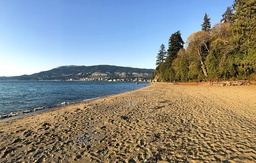
#> input picture Week_3/Day_4/pic.jpg, 256 x 163 px, shrunk from 730 x 466 before the run
$ jupyter execute 'W3D4 - Activity 1 Notebook.ipynb'   (shell and % lines are left out)
#> lines starting #> are read from the running program, lines starting #| are printed output that depends on the picture
## !pip install opencv-python

[cell 1]
import cv2
image = cv2.imread("pic.jpg")
#> image is the input picture: shape (163, 256, 3); mean B, G, R 133.8, 139, 137.1

[cell 2]
# convert to RGB
image = cv2.cvtColor(image, cv2.COLOR_BGR2RGB)

[cell 3]
import numpy as np
from matplotlib import pyplot as plt

[cell 4]
# reshape the image to a 2D array of pixels and 3 color values (RGB)
pixel_values = image.reshape((-1, 3))
# convert to float
pixel_values = np.float32(pixel_values)

[cell 5]
pixel_values.shape
#> Out = (41728, 3)

Type of termination criteria. It has 3 flags as below:
* #### cv.TERM_CRITERIA_EPS — stop the algorithm iteration if specified accuracy, epsilon, is reached.
* #### cv.TERM_CRITERIA_MAX_ITER — stop the algorithm after the specified number of iterations, max_iter.
* #### cv.TERM_CRITERIA_EPS + cv.TERM_CRITERIA_MAX_ITER — stop the iteration when any of the above condition is met.

#### Play around with different criteria to check if results change

[cell 6]
# define stopping criteria
criteria = (cv2.TERM_CRITERIA_MAX_ITER , 150, 0.5)
#criteria = (cv2.TERM_CRITERIA_EPS,50,0.5)

### Choose number of clusters for your image. Play around with this number to see what results you get. How do you decide the right number

[cell 7]
# number of clusters (K)
k = 20
_, labels, (centers) = cv2.kmeans(pixel_values, k, None, criteria, 10, cv2.KMEANS_RANDOM_CENTERS)
#> centers = 20 rows, first 8: [118.2, 165.2, 231.3], [63.01, 77.79, 88.55], [39.42, 28.98, 11.27], [147.5, 119.6, 77.87], [195.4, 228.9, 252.3], [99.91, 80.48, 42.37], [71.05, 56.89, 28.38], [225.5, 179.9, 113.9]

[cell 8]
# convert back to 8 bit values
centers = np.uint8(centers)
#> centers = 20 rows, first 8: [118, 165, 231], [63, 77, 88], [39, 28, 11], [147, 119, 77], [195, 228, 252], [99, 80, 42], [71, 56, 28], [225, 179, 113]

[cell 9]
# flatten the labels array
labels = labels.flatten()

# convert all pixels to the color of the centroids
segmented_image = centers[labels.flatten()]

# reshape back to the original image dimension
segmented_image = segmented_image.reshape(image.shape)
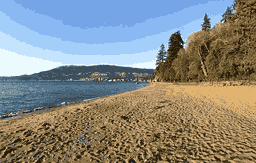
#> segmented_image: shape (163, 256, 3); mean R, G, B 136.7, 138.4, 133.3
# show the image
plt.imshow(segmented_image)
plt.show()
